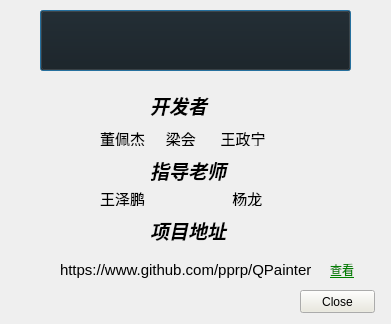
<?xml version="1.0" encoding="UTF-8"?>
<ui version="4.0">
 <class>CreatorDialog</class>
 <widget class="QDialog" name="CreatorDialog">
  <property name="geometry">
   <rect>
    <x>0</x>
    <y>0</y>
    <width>391</width>
    <height>324</height>
   </rect>
  </property>
  <property name="palette">
   <palette>
    <active>
     <colorrole role="Button">
      <brush brushstyle="SolidPattern">
       <color alpha="255">
        <red>234</red>
        <green>233</green>
        <blue>220</blue>
       </color>
      </brush>
     </colorrole>
    </active>
    <inactive>
     <colorrole role="Button">
      <brush brushstyle="SolidPattern">
       <color alpha="255">
        <red>234</red>
        <green>233</green>
        <blue>220</blue>
       </color>
      </brush>
     </colorrole>
    </inactive>
    <disabled>
     <colorrole role="Button">
      <brush brushstyle="SolidPattern">
       <color alpha="255">
        <red>234</red>
        <green>233</green>
        <blue>220</blue>
       </color>
      </brush>
     </colorrole>
    </disabled>
   </palette>
  </property>
  <property name="windowTitle">
   <string>Dialog</string>
  </property>
  <property name="windowIcon">
   <iconset resource="icons.qrc">
    <normaloff>:/icons/ico.ico</normaloff>:/icons/ico.ico</iconset>
  </property>
  <widget class="QLabel" name="label">
   <property name="geometry">
    <rect>
     <x>150</x>
     <y>90</y>
     <width>81</width>
     <height>31</height>
    </rect>
   </property>
   <property name="font">
    <font>
     <family>Arial</family>
     <pointsize>14</pointsize>
     <weight>75</weight>
     <italic>true</italic>
     <bold>true</bold>
    </font>
   </property>
   <property name="text">
    <string>开发者</string>
   </property>
  </widget>
  <widget class="QLabel" name="label_2">
   <property name="geometry">
    <rect>
     <x>100</x>
     <y>130</y>
     <width>171</width>
     <height>16</height>
    </rect>
   </property>
   <property name="font">
    <font>
     <family>Arial</family>
     <pointsize>11</pointsize>
    </font>
   </property>
   <property name="text">
    <string>董佩杰     梁会      王政宁</string>
   </property>
  </widget>
  <widget class="QPushButton" name="pushButton_2">
   <property name="geometry">
    <rect>
     <x>40</x>
     <y>10</y>
     <width>311</width>
     <height>61</height>
    </rect>
   </property>
   <property name="palette">
    <palette>
     <active>
      <colorrole role="WindowText">
       <brush brushstyle="SolidPattern">
        <color alpha="255">
         <red>255</red>
         <green>255</green>
         <blue>255</blue>
        </color>
       </brush>
      </colorrole>
      <colorrole role="Button">
       <brush brushstyle="SolidPattern">
        <color alpha="255">
         <red>22</red>
         <green>22</green>
         <blue>22</blue>
        </color>
       </brush>
      </colorrole>
      <colorrole role="Light">
       <brush brushstyle="SolidPattern">
        <color alpha="255">
         <red>33</red>
         <green>33</green>
         <blue>33</blue>
        </color>
       </brush>
      </colorrole>
      <colorrole role="Midlight">
       <brush brushstyle="SolidPattern">
        <color alpha="255">
         <red>27</red>
         <green>27</green>
         <blue>27</blue>
        </color>
       </brush>
      </colorrole>
      <colorrole role="Dark">
       <brush brushstyle="SolidPattern">
        <color alpha="255">
         <red>11</red>
         <green>11</green>
         <blue>11</blue>
        </color>
       </brush>
      </colorrole>
      <colorrole role="Mid">
       <brush brushstyle="SolidPattern">
        <color alpha="255">
         <red>14</red>
         <green>14</green>
         <blue>14</blue>
        </color>
       </brush>
      </colorrole>
      <colorrole role="Text">
       <brush brushstyle="SolidPattern">
        <color alpha="255">
         <red>255</red>
         <green>255</green>
         <blue>255</blue>
        </color>
       </brush>
      </colorrole>
      <colorrole role="BrightText">
       <brush brushstyle="SolidPattern">
        <color alpha="255">
         <red>255</red>
         <green>255</green>
         <blue>255</blue>
        </color>
       </brush>
      </colorrole>
      <colorrole role="ButtonText">
       <brush brushstyle="SolidPattern">
        <color alpha="255">
         <red>255</red>
         <green>255</green>
         <blue>255</blue>
        </color>
       </brush>
      </colorrole>
      <colorrole role="Base">
       <brush brushstyle="SolidPattern">
        <color alpha="255">
         <red>0</red>
         <green>0</green>
         <blue>0</blue>
        </color>
       </brush>
      </colorrole>
      <colorrole role="Window">
       <brush brushstyle="SolidPattern">
        <color alpha="255">
         <red>22</red>
         <green>22</green>
         <blue>22</blue>
        </color>
       </brush>
      </colorrole>
      <colorrole role="Shadow">
       <brush brushstyle="SolidPattern">
        <color alpha="255">
         <red>0</red>
         <green>0</green>
         <blue>0</blue>
        </color>
       </brush>
      </colorrole>
      <colorrole role="AlternateBase">
       <brush brushstyle="SolidPattern">
        <color alpha="255">
         <red>11</red>
         <green>11</green>
         <blue>11</blue>
        </color>
       </brush>
      </colorrole>
      <colorrole role="ToolTipBase">
       <brush brushstyle="SolidPattern">
        <color alpha="255">
         <red>255</red>
         <green>255</green>
         <blue>220</blue>
        </color>
       </brush>
      </colorrole>
      <colorrole role="ToolTipText">
       <brush brushstyle="SolidPattern">
        <color alpha="255">
         <red>0</red>
         <green>0</green>
         <blue>0</blue>
        </color>
       </brush>
      </colorrole>
     </active>
     <inactive>
      <colorrole role="WindowText">
       <brush brushstyle="SolidPattern">
        <color alpha="255">
         <red>255</red>
         <green>255</green>
         <blue>255</blue>
        </color>
       </brush>
      </colorrole>
      <colorrole role="Button">
       <brush brushstyle="SolidPattern">
        <color alpha="255">
         <red>22</red>
         <green>22</green>
         <blue>22</blue>
        </color>
       </brush>
      </colorrole>
      <colorrole role="Light">
       <brush brushstyle="SolidPattern">
        <color alpha="255">
         <red>33</red>
         <green>33</green>
         <blue>33</blue>
        </color>
       </brush>
      </colorrole>
      <colorrole role="Midlight">
       <brush brushstyle="SolidPattern">
        <color alpha="255">
         <red>27</red>
         <green>27</green>
         <blue>27</blue>
        </color>
       </brush>
      </colorrole>
      <colorrole role="Dark">
       <brush brushstyle="SolidPattern">
        <color alpha="255">
         <red>11</red>
         <green>11</green>
         <blue>11</blue>
        </color>
       </brush>
      </colorrole>
      <colorrole role="Mid">
       <brush brushstyle="SolidPattern">
        <color alpha="255">
         <red>14</red>
         <green>14</green>
         <blue>14</blue>
        </color>
       </brush>
      </colorrole>
      <colorrole role="Text">
       <brush brushstyle="SolidPattern">
        <color alpha="255">
         <red>255</red>
         <green>255</green>
         <blue>255</blue>
        </color>
       </brush>
      </colorrole>
      <colorrole role="BrightText">
       <brush brushstyle="SolidPattern">
        <color alpha="255">
         <red>255</red>
         <green>255</green>
         <blue>255</blue>
        </color>
       </brush>
      </colorrole>
      <colorrole role="ButtonText">
       <brush brushstyle="SolidPattern">
        <color alpha="255">
         <red>255</red>
         <green>255</green>
         <blue>255</blue>
        </color>
       </brush>
      </colorrole>
      <colorrole role="Base">
       <brush brushstyle="SolidPattern">
        <color alpha="255">
         <red>0</red>
         <green>0</green>
         <blue>0</blue>
        </color>
       </brush>
      </colorrole>
      <colorrole role="Window">
       <brush brushstyle="SolidPattern">
        <color alpha="255">
         <red>22</red>
         <green>22</green>
         <blue>22</blue>
        </color>
       </brush>
      </colorrole>
      <colorrole role="Shadow">
       <brush brushstyle="SolidPattern">
        <color alpha="255">
         <red>0</red>
         <green>0</green>
         <blue>0</blue>
        </color>
       </brush>
      </colorrole>
      <colorrole role="AlternateBase">
       <brush brushstyle="SolidPattern">
        <color alpha="255">
         <red>11</red>
         <green>11</green>
         <blue>11</blue>
        </color>
       </brush>
      </colorrole>
      <colorrole role="ToolTipBase">
       <brush brushstyle="SolidPattern">
        <color alpha="255">
         <red>255</red>
         <green>255</green>
         <blue>220</blue>
        </color>
       </brush>
      </colorrole>
      <colorrole role="ToolTipText">
       <brush brushstyle="SolidPattern">
        <color alpha="255">
         <red>0</red>
         <green>0</green>
         <blue>0</blue>
        </color>
       </brush>
      </colorrole>
     </inactive>
     <disabled>
      <colorrole role="WindowText">
       <brush brushstyle="SolidPattern">
        <color alpha="255">
         <red>11</red>
         <green>11</green>
         <blue>11</blue>
        </color>
       </brush>
      </colorrole>
      <colorrole role="Button">
       <brush brushstyle="SolidPattern">
        <color alpha="255">
         <red>22</red>
         <green>22</green>
         <blue>22</blue>
        </color>
       </brush>
      </colorrole>
      <colorrole role="Light">
       <brush brushstyle="SolidPattern">
        <color alpha="255">
         <red>33</red>
         <green>33</green>
         <blue>33</blue>
        </color>
       </brush>
      </colorrole>
      <colorrole role="Midlight">
       <brush brushstyle="SolidPattern">
        <color alpha="255">
         <red>27</red>
         <green>27</green>
         <blue>27</blue>
        </color>
       </brush>
      </colorrole>
      <colorrole role="Dark">
       <brush brushstyle="SolidPattern">
        <color alpha="255">
         <red>11</red>
         <green>11</green>
         <blue>11</blue>
        </color>
       </brush>
      </colorrole>
      <colorrole role="Mid">
       <brush brushstyle="SolidPattern">
        <color alpha="255">
         <red>14</red>
         <green>14</green>
         <blue>14</blue>
        </color>
       </brush>
      </colorrole>
      <colorrole role="Text">
       <brush brushstyle="SolidPattern">
        <color alpha="255">
         <red>11</red>
         <green>11</green>
         <blue>11</blue>
        </color>
       </brush>
      </colorrole>
      <colorrole role="BrightText">
       <brush brushstyle="SolidPattern">
        <color alpha="255">
         <red>255</red>
         <green>255</green>
         <blue>255</blue>
        </color>
       </brush>
      </colorrole>
      <colorrole role="ButtonText">
       <brush brushstyle="SolidPattern">
        <color alpha="255">
         <red>11</red>
         <green>11</green>
         <blue>11</blue>
        </color>
       </brush>
      </colorrole>
      <colorrole role="Base">
       <brush brushstyle="SolidPattern">
        <color alpha="255">
         <red>22</red>
         <green>22</green>
         <blue>22</blue>
        </color>
       </brush>
      </colorrole>
      <colorrole role="Window">
       <brush brushstyle="SolidPattern">
        <color alpha="255">
         <red>22</red>
         <green>22</green>
         <blue>22</blue>
        </color>
       </brush>
      </colorrole>
      <colorrole role="Shadow">
       <brush brushstyle="SolidPattern">
        <color alpha="255">
         <red>0</red>
         <green>0</green>
         <blue>0</blue>
        </color>
       </brush>
      </colorrole>
      <colorrole role="AlternateBase">
       <brush brushstyle="SolidPattern">
        <color alpha="255">
         <red>22</red>
         <green>22</green>
         <blue>22</blue>
        </color>
       </brush>
      </colorrole>
      <colorrole role="ToolTipBase">
       <brush brushstyle="SolidPattern">
        <color alpha="255">
         <red>255</red>
         <green>255</green>
         <blue>220</blue>
        </color>
       </brush>
      </colorrole>
      <colorrole role="ToolTipText">
       <brush brushstyle="SolidPattern">
        <color alpha="255">
         <red>0</red>
         <green>0</green>
         <blue>0</blue>
        </color>
       </brush>
      </colorrole>
     </disabled>
    </palette>
   </property>
   <property name="font">
    <font>
     <family>Arial</family>
     <pointsize>24</pointsize>
     <weight>75</weight>
     <bold>true</bold>
    </font>
   </property>
   <property name="styleSheet">
    <string notr="true">QPushButton{
	rgb(0, 0, 0)
}</string>
   </property>
   <property name="text">
    <string/>
   </property>
   <property name="icon">
    <iconset resource="icons.qrc">
     <normaloff>:/icons/black2.png</normaloff>:/icons/black2.png</iconset>
   </property>
   <property name="iconSize">
    <size>
     <width>1200</width>
     <height>100</height>
    </size>
   </property>
  </widget>
  <widget class="QLabel" name="label_3">
   <property name="geometry">
    <rect>
     <x>150</x>
     <y>160</y>
     <width>91</width>
     <height>21</height>
    </rect>
   </property>
   <property name="font">
    <font>
     <family>Arial</family>
     <pointsize>14</pointsize>
     <weight>75</weight>
     <italic>true</italic>
     <bold>true</bold>
    </font>
   </property>
   <property name="text">
    <string>指导老师</string>
   </property>
  </widget>
  <widget class="QLabel" name="label_4">
   <property name="geometry">
    <rect>
     <x>100</x>
     <y>190</y>
     <width>171</width>
     <height>16</height>
    </rect>
   </property>
   <property name="font">
    <font>
     <family>Arial</family>
     <pointsize>11</pointsize>
    </font>
   </property>
   <property name="text">
    <string>王泽鹏                     杨龙</string>
   </property>
  </widget>
  <widget class="QLabel" name="label_5">
   <property name="geometry">
    <rect>
     <x>150</x>
     <y>220</y>
     <width>81</width>
     <height>21</height>
    </rect>
   </property>
   <property name="font">
    <font>
     <family>Arial</family>
     <pointsize>14</pointsize>
     <weight>75</weight>
     <italic>true</italic>
     <bold>true</bold>
    </font>
   </property>
   <property name="text">
    <string>项目地址</string>
   </property>
  </widget>
  <widget class="QLabel" name="label_6">
   <property name="geometry">
    <rect>
     <x>330</x>
     <y>260</y>
     <width>51</width>
     <height>21</height>
    </rect>
   </property>
   <property name="text">
    <string>&lt;a style='color: green;' href = www.github.com/pprp/QPainter&gt; 查看&lt;/a&gt;</string>
   </property>
  </widget>
  <widget class="QLabel" name="label_7">
   <property name="geometry">
    <rect>
     <x>60</x>
     <y>260</y>
     <width>291</width>
     <height>20</height>
    </rect>
   </property>
   <property name="font">
    <font>
     <family>Arial</family>
     <pointsize>11</pointsize>
    </font>
   </property>
   <property name="text">
    <string>https://www.github.com/pprp/QPainter</string>
   </property>
  </widget>
  <widget class="QPushButton" name="pushButton_close">
   <property name="geometry">
    <rect>
     <x>300</x>
     <y>290</y>
     <width>75</width>
     <height>23</height>
    </rect>
   </property>
   <property name="text">
    <string>Close</string>
   </property>
  </widget>
 </widget>
 <resources>
  <include location="icons.qrc"/>
 </resources>
 <connections/>
</ui>
